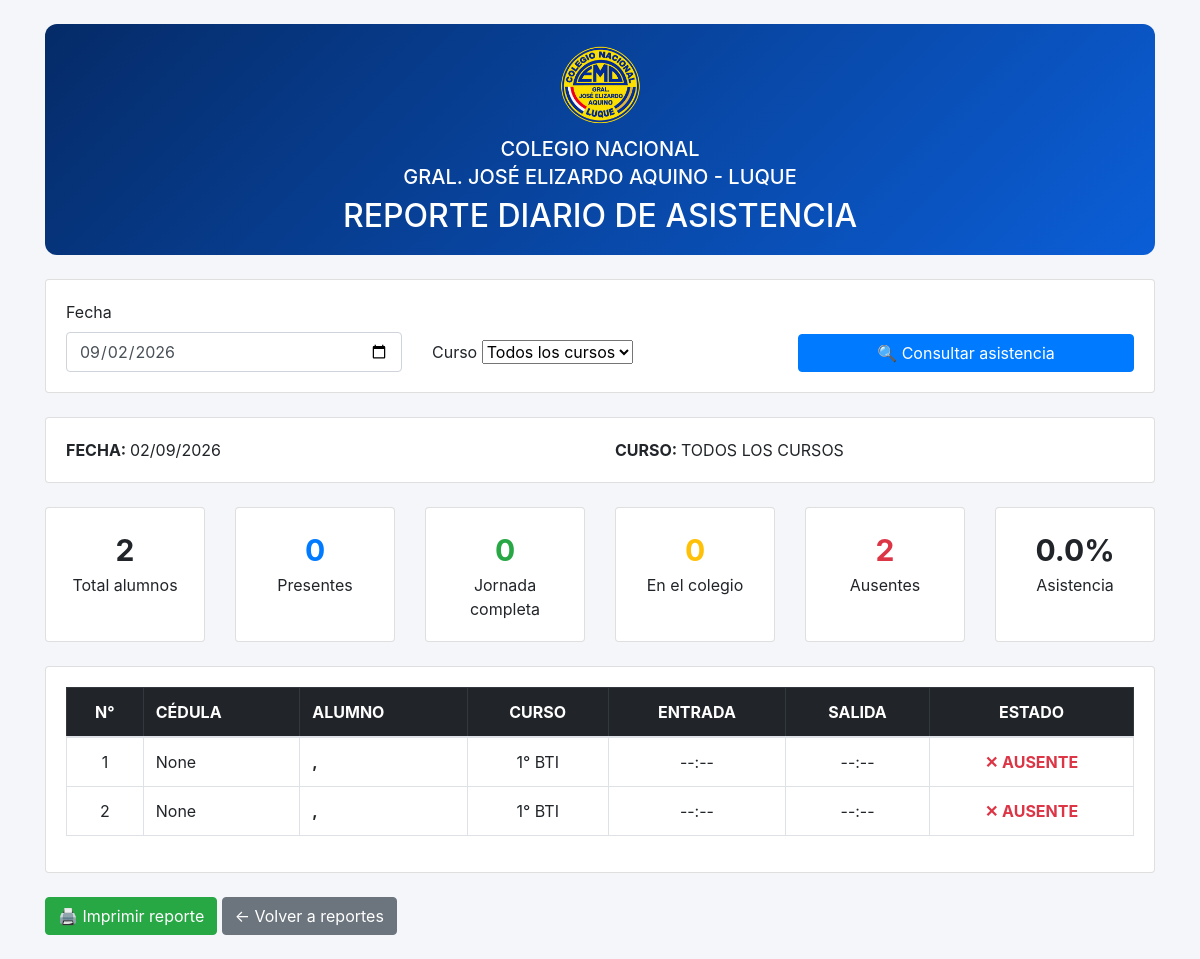
/reportes/fecha/, run on an earlier commit of the app's database.
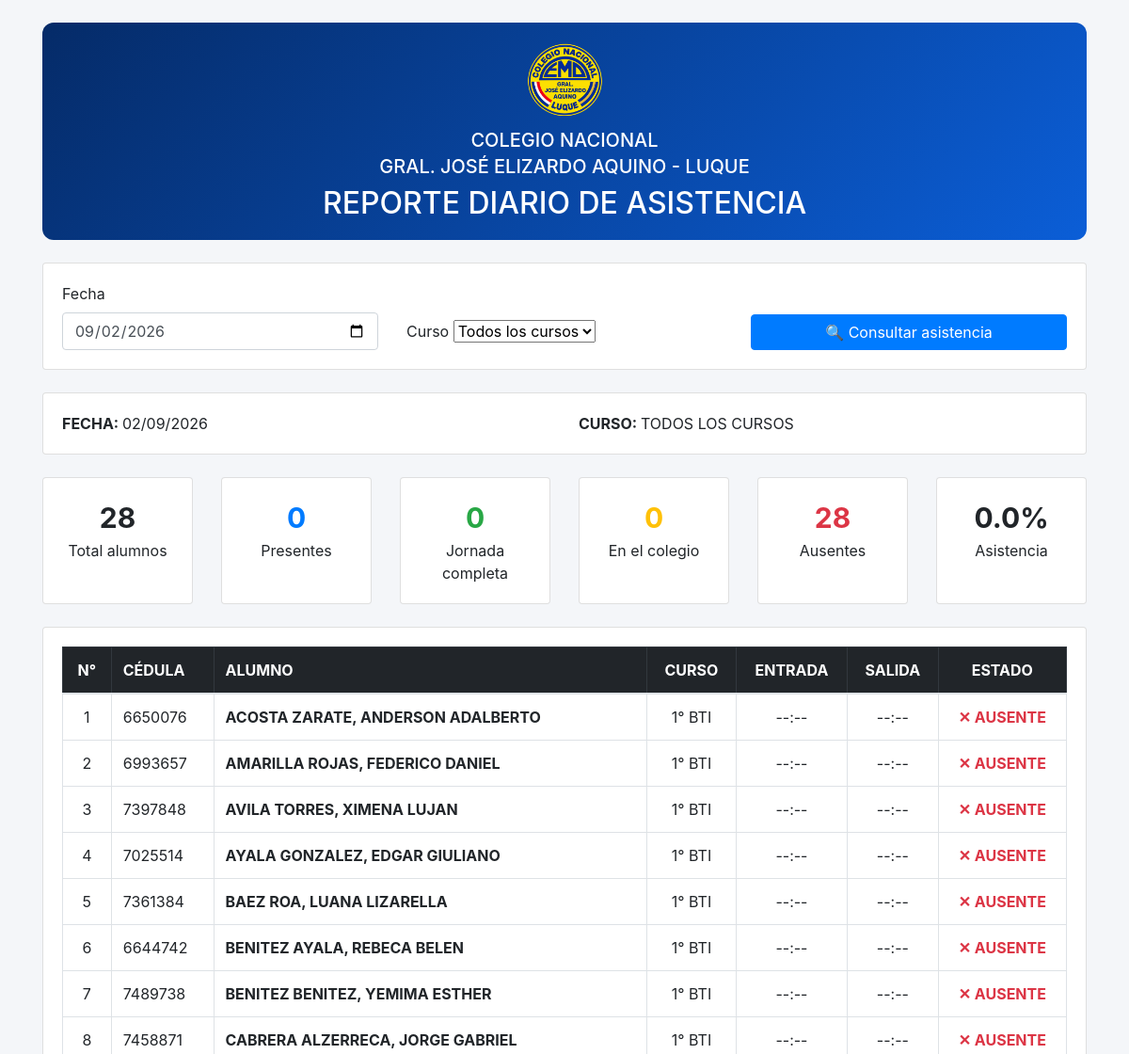
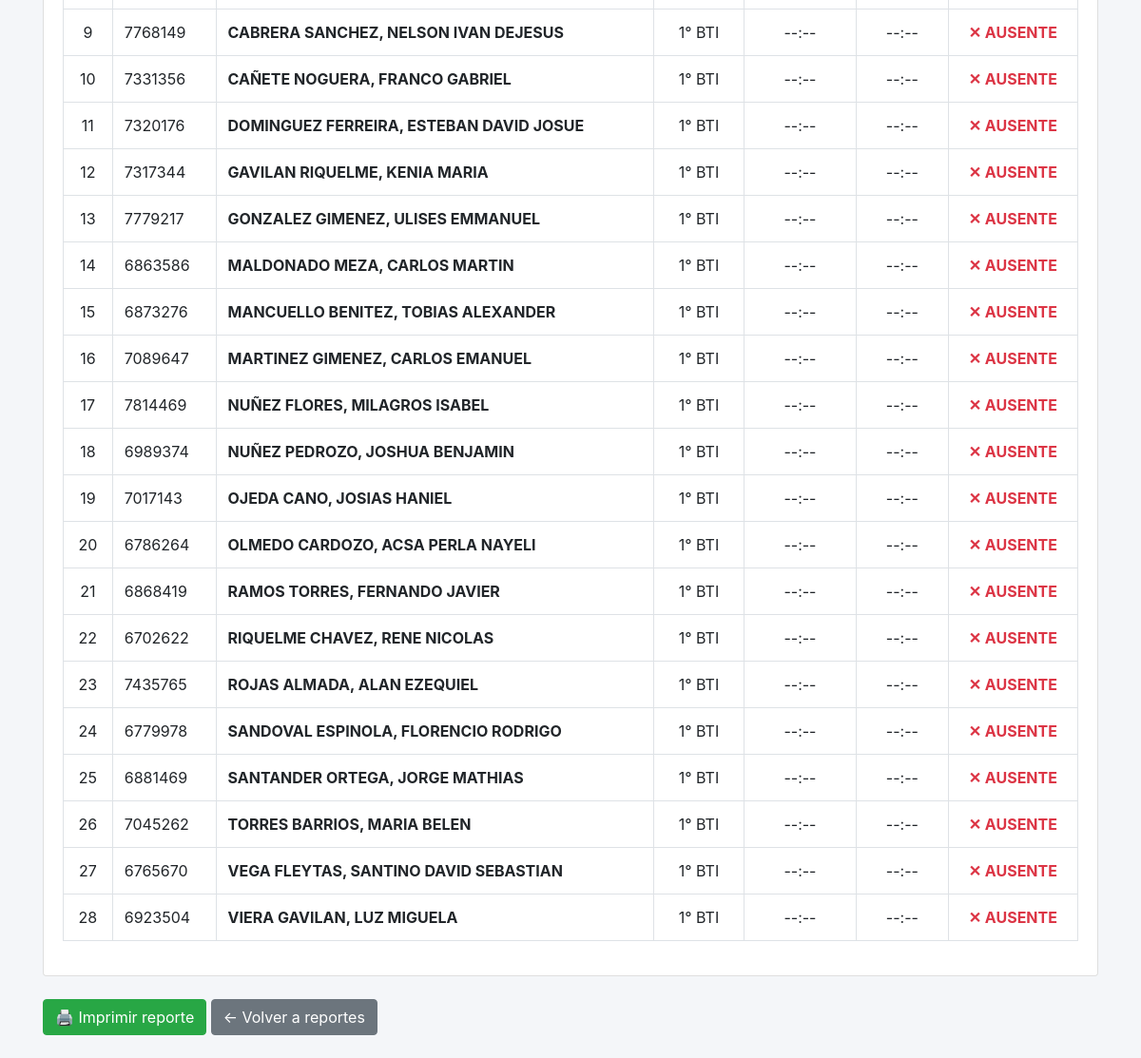
And on a later commit of the database (2 pictures, top to bottom).
### asistencia/models.py (models this page shows, shortened)
class Alumno(models.Model):
    TURNO_CHOICES = [
        ("MAÑANA", "Mañana"),
        ("TARDE", "Tarde"),
        ("NOCHE", "Noche"),
    ]
    cedula = models.CharField(
        max_length=20,
        unique=True,
        verbose_name="Número de cédula"
    )
    nombres = models.CharField(
        max_length=100,
        verbose_name="Nombres"
    )
    apellidos = models.CharField(
        max_length=100,
        verbose_name="Apellidos"
    )
    curso = models.CharField(
        max_length=50,
        verbose_name="Curso"
    )
    seccion = models.CharField(
        max_length=20,
        blank=True,
        verbose_name="Sección"
    )
    especialidad = models.CharField(
        max_length=100,
        blank=True,
        verbose_name="Especialidad"
    )
    turno = models.CharField(
        max_length=10,
        choices=TURNO_CHOICES,
        default="MAÑANA",
        verbose_name="Turno"
    )
    telefono = models.CharField(
        max_length=30,
        blank=True,
        verbose_name="Teléfono"
    )
    uid_rfid = models.CharField(
        max_length=50,
        blank=True,
        null=True,
        unique=True,
        verbose_name="UID RFID"
    )
    activo = models.BooleanField(
        default=True,
        verbose_name="Alumno activo"
    )
    fecha_registro = models.DateTimeField(
        auto_now_add=True,
        verbose_name="Fecha de registro",
        null=True,
        blank=True
    )
    nombre_tutor = models.CharField(
        max_length=150,
        blank=True,
        verbose_name="Nombre del padre/madre o tutor"
    )
    correo_tutor = models.EmailField(
        blank=True,
        verbose_name="Correo del padre/madre o tutor"
    )
    enviar_reporte_mensual = models.BooleanField(
        default=True,
        verbose_name="Enviar informe mensual"
    )
    class Meta:
        verbose_name = "Alumno"
        verbose_name_plural = "Alumnos"
        ordering = [
            "apellidos",
            "nombres"
        ]

### asistencia/views.py (the view)
def reporte_asistencia(request):
    fecha_texto = request.GET.get(
        "fecha",
        ""
    )
    curso = request.GET.get(
        "curso",
        ""
    ).strip()
    if fecha_texto:
        try:
            fecha_seleccionada = (
                datetime.strptime(
                    fecha_texto,
                    "%Y-%m-%d"
                ).date()
            )
        except ValueError:
            fecha_seleccionada = (
                timezone.localdate()
            )
    else:
        fecha_seleccionada = (
            timezone.localdate()
        )
    cursos = (
        Alumno.objects
        .filter(
            activo=True
        )
        .exclude(
            curso=""
        )
        .values_list(
            "curso",
            flat=True
        )
        .distinct()
        .order_by(
            "curso"
        )
    )
    alumnos = (
        Alumno.objects
        .filter(
            activo=True
        )
        .order_by(
            "apellidos",
            "nombres"
        )
    )
    if curso:
        alumnos = alumnos.filter(
            curso=curso
        )
    asistencias = (
        Asistencia.objects
        .filter(
            fecha=fecha_seleccionada,
            alumno__in=alumnos
        )
        .select_related(
            "alumno"
        )
    )
    mapa = {
        registro.alumno_id: registro
        for registro in asistencias
    }
    filas = []
    presentes = 0
    completos = 0
    sin_salida = 0
    for alumno in alumnos:
        asistencia = mapa.get(
            alumno.id
        )
        if asistencia:
            presentes += 1
            if asistencia.hora_salida:
                estado = (
                    "JORNADA COMPLETA"
                )
                completos += 1
            else:
                estado = (
                    "EN EL COLEGIO"
                )
                sin_salida += 1
        else:
            estado = "AUSENTE"
        filas.append(
            {
                "alumno": alumno,
                "asistencia": asistencia,
                "estado": estado,
            }
        )
    total = len(filas)
    ausentes = (
        total - presentes
    )
    porcentaje = (
        round(
            presentes * 100 / total,
            1
        )
        if total
        else 0
    )
    contexto = {
        "fecha": fecha_seleccionada,
        "fecha_texto": (
            fecha_seleccionada.strftime(
                "%Y-%m-%d"
            )
        ),
        "curso": curso,
        "cursos": cursos,
        "filas": filas,
        "total": total,
        "presentes": presentes,
        "ausentes": ausentes,
        "completos": completos,
        "sin_salida": sin_salida,
        "porcentaje": porcentaje,
    }
    return render(
        request,
        "asistencia/reporte.html",
        contexto
    )

### asistencia/templates/asistencia/reporte.html (shortened to what this page needs)
{% load static %}
<!DOCTYPE html>
<html lang="es">
<head>
    <link
        rel="stylesheet"
        href="{% static 'asistencia/bootstrap/css/bootstrap.min.css' %}"
    >
</head>
<body>
<div class="container py-4">
   <div class="encabezado mb-4">
    <div class="text-center">
        <img
            src="{% static 'asistencia/img/logo_colegio.png' %}"
            class="logo mb-2"
            alt="Logo del colegio"
        >
        <h5 class="mb-1">
            COLEGIO NACIONAL
        </h5>
        <h5 class="mb-1">
            GRAL. JOSÉ ELIZARDO AQUINO - LUQUE
        </h5>
        <h2 class="mt-2 mb-0">
            REPORTE DIARIO DE ASISTENCIA
        </h2>
    </div>
</div>
    <div class="card shadow-sm mb-4 no-imprimir">
        <div class="card-body">
            <form
                method="GET"
                class="row g-3 align-items-end"
            >
                <div class="col-md-4">
                    <label class="form-label fw-bold">
                        Fecha
                    </label>
                    <input
                        type="date"
                        name="fecha"
                        value="{{ fecha|date:'Y-m-d' }}"
                        class="form-control"
                    >
                </div>
                <div class="col-md-4">
                    <label class="form-label fw-bold">
                        Curso
                    </label>
                    <select
                        name="curso"
                        class="form-select"
                    >
                        <option value="">
                            Todos los cursos
                        </option>
                    </select>
                </div>
                <div class="col-md-4">
                    <button
                        type="submit"
                        class="btn btn-primary w-100"
                    >
                        🔍 Consultar asistencia
                    </button>
                </div>
            </form>
        </div>
    </div>
    <div class="card shadow-sm mb-4">
        <div class="card-body">
            <div class="row">
                <div class="col-md-6">
                    <strong>
                        FECHA:
                    </strong>
                    {{ fecha|date:"d/m/Y" }}
                </div>
                <div class="col-md-6">
                    <strong>
                        CURSO:
                    </strong>
                    {% if curso %}
                        {{ curso }}
                    {% else %}
                        TODOS LOS CURSOS
                    {% endif %}
                </div>
            </div>
        </div>
    </div>
    <div class="row g-3 mb-4">
        <div class="col">
            <div class="card shadow-sm text-center h-100">
                <div class="card-body">
                    <div class="numero">
                        {{ total }}
                    </div>
                    <div>
                        Total alumnos
                    </div>
                </div>
            </div>
        </div>
        <div class="col">
            <div class="card shadow-sm text-center h-100">
                <div class="card-body">
                    <div class="numero text-primary">
                        {{ presentes }}
                    </div>
                    <div>
                        Presentes
                    </div>
                </div>
            </div>
        </div>
        <div class="col">
            <div class="card shadow-sm text-center h-100">
                <div class="card-body">
                    <div class="numero text-success">
                        {{ completos }}
                    </div>
                    <div>
                        Jornada completa
                    </div>
                </div>
            </div>
        </div>
        <div class="col">
            <div class="card shadow-sm text-center h-100">
                <div class="card-body">
                    <div class="numero text-warning">
                        {{ sin_salida }}
                    </div>
                    <div>
                        En el colegio
                    </div>
                </div>
            </div>
        </div>
        <div class="col">
            <div class="card shadow-sm text-center h-100">
                <div class="card-body">
                    <div class="numero text-danger">
                        {{ ausentes }}
                    </div>
                    <div>
                        Ausentes
                    </div>
                </div>
            </div>
        </div>
        <div class="col">
            <div class="card shadow-sm text-center h-100">
                <div class="card-body">
                    <div class="numero">
                        {{ porcentaje }}%
                    </div>
                    <div>
                        Asistencia
                    </div>
                </div>
            </div>
        </div>
    </div>
    <div class="card shadow-sm">
        <div class="card-body">
            <div class="table-responsive">
                <table
                    class="table table-bordered table-hover align-middle"
                >
                    <thead class="table-dark">
                        <tr>
                            <th class="text-center">
                                N°
                            </th>
                            <th>
                                CÉDULA
                            </th>
                            <th>
                                ALUMNO
                            </th>
                            <th class="text-center">
                                CURSO
                            </th>
                            <th class="text-center">
                                ENTRADA
                            </th>
                            <th class="text-center">
                                SALIDA
                            </th>
                            <th class="text-center">
                                ESTADO
                            </th>
                        </tr>
                    </thead>
                    <tbody>
                        {% for fila in filas %}
                            <tr>
                                <td class="text-center">
                                    {{ forloop.counter }}
                                </td>
                                <td>
                                    {{ fila.alumno.cedula }}
                                </td>
                                <td>
                                    <strong>
                                        {{ fila.alumno.apellidos }},
                                        {{ fila.alumno.nombres }}
                                    </strong>
                                </td>
                                <td class="text-center">
                                    {{ fila.alumno.curso }}
                                </td>
                                <td class="text-center">
                                    {% if fila.asistencia and fila.asistencia.hora_entrada %}
                                        <span class="hora-entrada">
                                            {{ fila.asistencia.hora_entrada|time:"H:i:s" }}
                                        </span>
                                    {% else %}
                                        --:--
                                    {% endif %}
                                </td>
                                <td class="text-center">
                                    {% if fila.asistencia and fila.asistencia.hora_salida %}
                                        <span class="hora-salida">
                                            {{ fila.asistencia.hora_salida|time:"H:i:s" }}
                                        </span>
                                    {% else %}
                                        --:--
                                    {% endif %}
                                </td>
                                <td class="text-center">
                                    {% if fila.estado == "JORNADA COMPLETA" %}
                                        <span class="estado-completo">
                                            ✓ JORNADA COMPLETA
                                        </span>
                                    {% elif fila.estado == "EN EL COLEGIO" %}
                                        <span class="estado-colegio">
                                            ● EN EL COLEGIO
                                        </span>
                                    {% else %}
                                        <span class="estado-ausente">
                                            ✕ AUSENTE
                                        </span>
                                    {% endif %}
                                </td>
                            </tr>
                        {% endfor %}
                    </tbody>
                </table>
            </div>
        </div>
    </div>
    <div class="mt-4 no-imprimir">
        <button
            onclick="window.print()"
            class="btn btn-success"
        >
            🖨️ Imprimir reporte
        </button>
        <a
            href="/reportes/"
            class="btn btn-secondary"
        >
            ← Volver a reportes
        </a>
    </div>
</div>
</body>
</html>

### asistencia/templates/asistencia/reporte.html (style rules this page uses)
body { background: #f4f6f9; }
.encabezado { background: linear-gradient( 135deg, #052b68, #0b5ed7 ); color: white; padding: 20px; border-radius: 12px; }
.logo { width: 85px; height: 85px; object-fit: contain; }
.numero { font-size: 30px; font-weight: bold; }
.estado-ausente { color: #dc3545; font-weight: bold; }

What changed in the data, as far as the page shows it:
removed Alumno: alumno.cedula "None", alumno.curso "1° BTI"
removed Alumno: alumno.cedula "None", alumno.curso "1° BTI"
added Alumno: alumno.cedula "6650076", alumno.apellidos "ACOSTA ZARATE", alumno.nombres "ANDERSON ADALBERTO", alumno.curso "1° BTI"
added Alumno: alumno.cedula "6993657", alumno.apellidos "AMARILLA ROJAS", alumno.nombres "FEDERICO DANIEL", alumno.curso "1° BTI"
added Alumno: alumno.cedula "7397848", alumno.apellidos "AVILA TORRES", alumno.nombres "XIMENA LUJAN", alumno.curso "1° BTI"
added Alumno: alumno.cedula "7025514", alumno.apellidos "AYALA GONZALEZ", alumno.nombres "EDGAR GIULIANO", alumno.curso "1° BTI"
added Alumno: alumno.cedula "7361384", alumno.apellidos "BAEZ ROA", alumno.nombres "LUANA LIZARELLA", alumno.curso "1° BTI"
added Alumno: alumno.cedula "6644742", alumno.apellidos "BENITEZ AYALA", alumno.nombres "REBECA BELEN", alumno.curso "1° BTI"
added Alumno: alumno.cedula "7489738", alumno.apellidos "BENITEZ BENITEZ", alumno.nombres "YEMIMA ESTHER", alumno.curso "1° BTI"
added Alumno: alumno.cedula "7458871", alumno.apellidos "CABRERA ALZERRECA", alumno.nombres "JORGE GABRIEL", alumno.curso "1° BTI"
added Alumno: alumno.cedula "7768149", alumno.apellidos "CABRERA SANCHEZ", alumno.nombres "NELSON IVAN DEJESUS", alumno.curso "1° BTI"
added Alumno: alumno.cedula "7331356", alumno.apellidos "CAÑETE NOGUERA", alumno.nombres "FRANCO GABRIEL", alumno.curso "1° BTI"
added Alumno: alumno.cedula "7320176", alumno.apellidos "DOMINGUEZ FERREIRA", alumno.nombres "ESTEBAN DAVID JOSUE", alumno.curso "1° BTI"
added Alumno: alumno.cedula "7317344", alumno.apellidos "GAVILAN RIQUELME", alumno.nombres "KENIA MARIA", alumno.curso "1° BTI"
added Alumno: alumno.cedula "7779217", alumno.apellidos "GONZALEZ GIMENEZ", alumno.nombres "ULISES EMMANUEL", alumno.curso "1° BTI"
added Alumno: alumno.cedula "6863586", alumno.apellidos "MALDONADO MEZA", alumno.nombres "CARLOS MARTIN", alumno.curso "1° BTI"
added Alumno: alumno.cedula "6873276", alumno.apellidos "MANCUELLO BENITEZ", alumno.nombres "TOBIAS ALEXANDER", alumno.curso "1° BTI"
added Alumno: alumno.cedula "7089647", alumno.apellidos "MARTINEZ GIMENEZ", alumno.nombres "CARLOS EMANUEL", alumno.curso "1° BTI"
added Alumno: alumno.cedula "7814469", alumno.apellidos "NUÑEZ FLORES", alumno.nombres "MILAGROS ISABEL", alumno.curso "1° BTI"
added Alumno: alumno.cedula "6989374", alumno.apellidos "NUÑEZ PEDROZO", alumno.nombres "JOSHUA BENJAMIN", alumno.curso "1° BTI"
added Alumno: alumno.cedula "7017143", alumno.apellidos "OJEDA CANO", alumno.nombres "JOSIAS HANIEL", alumno.curso "1° BTI"
added Alumno: alumno.cedula "6786264", alumno.apellidos "OLMEDO CARDOZO", alumno.nombres "ACSA PERLA NAYELI", alumno.curso "1° BTI"
added Alumno: alumno.cedula "6868419", alumno.apellidos "RAMOS TORRES", alumno.nombres "FERNANDO JAVIER", alumno.curso "1° BTI"
added Alumno: alumno.cedula "6702622", alumno.apellidos "RIQUELME CHAVEZ", alumno.nombres "RENE NICOLAS", alumno.curso "1° BTI"
added Alumno: alumno.cedula "7435765", alumno.apellidos "ROJAS ALMADA", alumno.nombres "ALAN EZEQUIEL", alumno.curso "1° BTI"
added Alumno: alumno.cedula "6779978", alumno.apellidos "SANDOVAL ESPINOLA", alumno.nombres "FLORENCIO RODRIGO", alumno.curso "1° BTI"
added Alumno: alumno.cedula "6881469", alumno.apellidos "SANTANDER ORTEGA", alumno.nombres "JORGE MATHIAS", alumno.curso "1° BTI"
added Alumno: alumno.cedula "7045262", alumno.apellidos "TORRES BARRIOS", alumno.nombres "MARIA BELEN", alumno.curso "1° BTI"
added Alumno: alumno.cedula "6765670", alumno.apellidos "VEGA FLEYTAS", alumno.nombres "SANTINO DAVID SEBASTIAN", alumno.curso "1° BTI"
added Alumno: alumno.cedula "6923504", alumno.apellidos "VIERA GAVILAN", alumno.nombres "LUZ MIGUELA", alumno.curso "1° BTI"
Also different on the page:
{{ total }}: "2" → "28"
{{ ausentes }}: "2" → "28"
